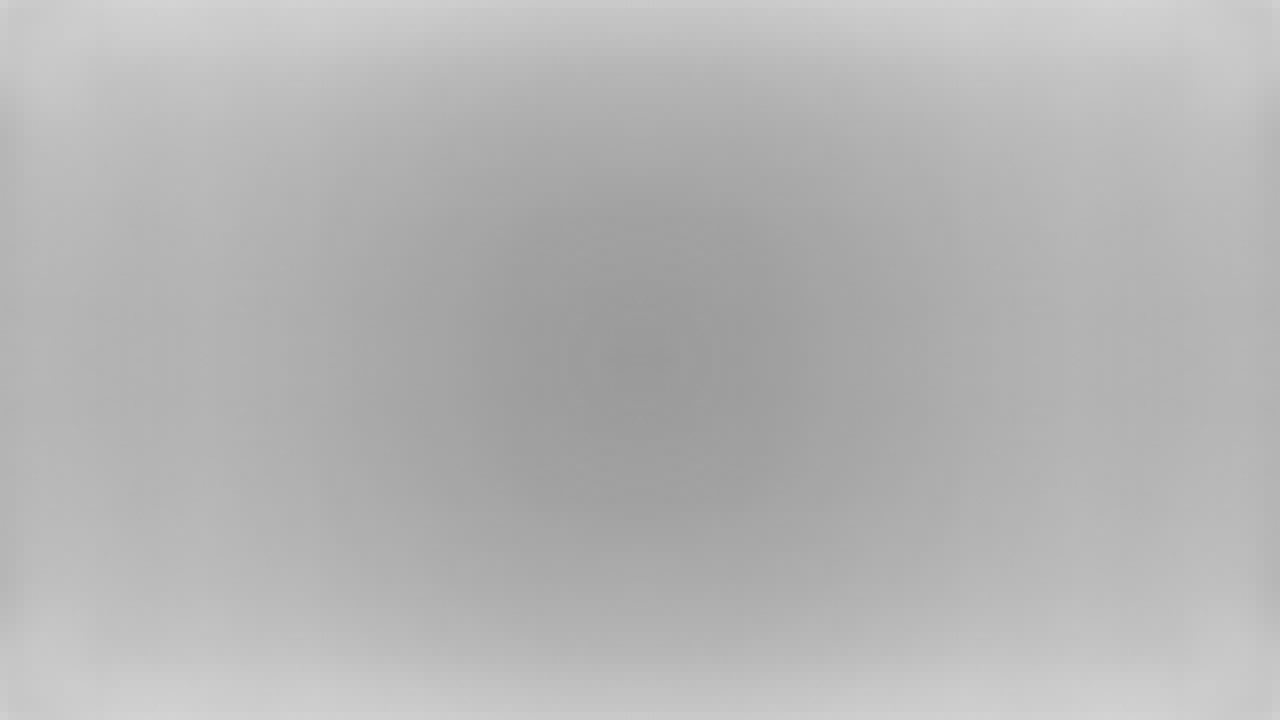
//> input picture FILTER.jpg, 1280 x 720 px
$ ./threshold ../FILTER.jpg   (built with g++ and OpenCV 4)
//> lines starting //> are read from the running program, lines starting //| are printed output that depends on the picture
//> further down, filter is the input picture: 720 rows x 1280 cols, CV_8UC3; min 154, max 211, mean 180.7
// [20 lines of licence text are left out]
#include <cv.h>
#include <highgui.h>

/*
hi * I think I'm supposed to have a description of the program up here, so here it is
hi *
hi * This basically just splits image processing into 3 steps and displays the original image, along with what the image looks like after each step.
hi * The default program does this:
hi * 	1) Find new rgb values based on the old ones
hi * 	2) Scale the values
hi * 	3) Find the centroid of each color channel
hi *
hi * Dude commenting stuff is hard
hi *
hi * How much am I supposed to comment?
hi * How stupid do I assume readers are?
hi * Should I explain how opencv Mats work?
hi * Should I say how all of the stuff in showImages works?
hi * Should I tell them that the limit of steps is 3 because my screen can only fit 4 images on my screen at once?
hi * Should I just scale the images to make them all fit?
hi * Will scaling the images make them uglier and less accurate?
hi * Will being able to see more images be work the detail loss?
hi * Are there people using this on 4k moniters that can fit like 20000 images at once?
hi * Will my comments become longer than my program itself?
hi * Will people make fun of how bad my code is?
hi * Will people make fun of how bad my comments are?
hi *
hi * These are the things that keep me awake at night
hi */
int total[3] = {0, 0, 0};
int avg[3];
int minRed = 255;
int maxRed = 0;

int minBlue = 255;
int maxBlue = 0;

int minGreen = 255;
int maxGreen = 0;
/*
 * Displays the images in this orientation
 * __________________
 * |       ||       |
 * | input || thres |
 * |_______||_______|
 * |       ||       |
 * | trans ||  out  |
 * |_______||_______|
 */
void showImages (cv::Mat input, cv::Mat trans, cv::Mat thres, cv::Mat out)
{
	cv::Mat output(input.rows*2, input.cols*2, CV_8UC3, cv::Scalar(0, 0, 0));
	unsigned char* dPtr = output.ptr();
	unsigned char* trPtr = trans.ptr();
	unsigned char* thPtr = thres.ptr();
	unsigned char* inPtr = input.ptr();
	unsigned char* outPtr = out.ptr();
	for (int r = 0; r < input.rows; r++)
	{
		for (int c = 0; c < input.cols; c++)
		{

			dPtr[3 * (r * 2 * input.cols + c)] = inPtr[3 * (r * input.cols + c)];
			dPtr[3 * (r * 2 * input.cols + c) + 1] = inPtr[3 * (r * input.cols + c) + 1];
			dPtr[3 * (r * 2 * input.cols + c) + 2] = inPtr[3 * (r * input.cols + c) + 2];

			dPtr[3 * ((r + input.rows) * 2 * input.cols + c)] = trPtr[3 * (r * input.cols + c)];
			dPtr[3 * ((r + input.rows) * 2 * input.cols + c) + 1] = trPtr[3 * (r * input.cols + c) + 1];
			dPtr[3 * ((r + input.rows) * 2 * input.cols + c) + 2] = trPtr[3 * (r * input.cols + c) + 2];

			dPtr[3 * (r * 2 * input.cols + (c + input.cols))] = thPtr[3 * (r * input.cols + c)];
			dPtr[3 * (r * 2 * input.cols + (c + input.cols)) + 1] = thPtr[3 * (r * input.cols + c) + 1];
			dPtr[3 * (r * 2 * input.cols + (c + input.cols)) + 2] = thPtr[3 * (r * input.cols + c) + 2];

			dPtr[3 * ((r + input.rows) * 2 * input.cols + (c + input.cols))] = outPtr[3 * (r * input.cols + c)];
			dPtr[3 * ((r + input.rows) * 2 * input.cols + (c + input.cols)) + 1] = outPtr[3 * (r * input.cols + c) + 1];
			dPtr[3 * ((r + input.rows) * 2 * input.cols + (c + input.cols)) + 2] = outPtr[3 * (r * input.cols + c) + 2];
		}
	}
	cv::imshow("Thresholding", output);
	cv::waitKey(0);
}

/*
 * First step of processing
 * Do any preliminary processing
 * Get information about the whole image (eg average values of colors)
 */
cv::Mat transformImage(cv::Mat input)
{
	total[0] = 1;
	total[1] = 1;
	total[2] = 1;

	minRed = 255;
	maxRed = 0;
	minBlue = 255;
	maxBlue = 0;
	minGreen = 255;
	maxGreen = 0;

	cv::Mat output(input.rows, input.cols, CV_8UC3, cv::Scalar(0, 0, 0));
	unsigned char* inPtr = input.ptr();
	unsigned char* outPtr = output.ptr();
	for (int i = 0; i< input.rows * input.cols; i++)
	{
		int inBlue = inPtr[3*i];
		int inGreen = inPtr[3*i + 1];
		int inRed = inPtr[3*i + 2];

		int r = inRed, g = inGreen, b = inBlue;
		// calculate a new red value based on the rgb value of the pixel
		// (2r - g)/2 works pretty well, but misses some buoys on very light images
		// (2r - 2g/3)/2 find more buoys, but also gets white blobs in the background (see 14_07_26_01_49_35 in 2014 comp logs)
		// blue probably has to be factored in somehow to get a more accurate value
		int outRed = (float) (g - b) * 5 + r;
		outRed = (outRed > 255) ? 255 : outRed;
		outRed = (outRed < 0) ? 0 : outRed;
		//int outRed = (float) 1 * r / (g+1) * std::max((2*r - 1*g - 0*b) / 2 + 30, 0);
//		outRed = 0;
		// get the max and min values of the image for scaling in the next step
		if (outRed > maxRed)
		{
			maxRed = outRed;
		}
		if (outRed < minRed)
		{
			minRed = outRed;
		}

		// I just wrote random stuff for this one
		// it doesn't work
		int outGreen = (float) std::min((int)2*g - r, (int)2*g - b + 50) / 4 + 30;
		outGreen = 0;

		if (outGreen > maxGreen)
		{
			maxGreen = outGreen;
		}
		if (outGreen < minGreen)
		{
			minGreen = outGreen;
		}

		// who knows what this does
		// probably yellow buoys eventually
		int outBlue = 0;

		if (outBlue > maxBlue)
		{
			maxBlue = outBlue;
		}
		if (outBlue < minBlue)
		{
			minBlue = outBlue;
		}

		// get totals of each color in order to get average
		total[2] += outRed;
		total[1] += outGreen;
		total[0] += outBlue;

		// set values of output image
		outPtr[3*i + 2] = outRed;
		outPtr[3*i + 1] = outGreen;
		outPtr[3*i + 0] = outBlue;
	}
//> this loop made 921600 passes
//> (inBlue, inGreen, inRed, r, g, b, outRed, minRed) on passes 1, 9, 17: (207, 207, 207, 207, 207, 207, 207, 207), (203, 203, 203, 203, 203, 203, 203, 203), (202, 202, 202, 202, 202, 202, 202, 202)
//> (r, g, b, minRed) on passes 537, 8312, 10257, 10753, 10777, 19753: (201, 201, 201, 201), (200, 200, 200, 200), (199, 199, 199, 199), (198, 198, 198, 198), (197, 197, 197, 197), (196, 196, 196, 196)
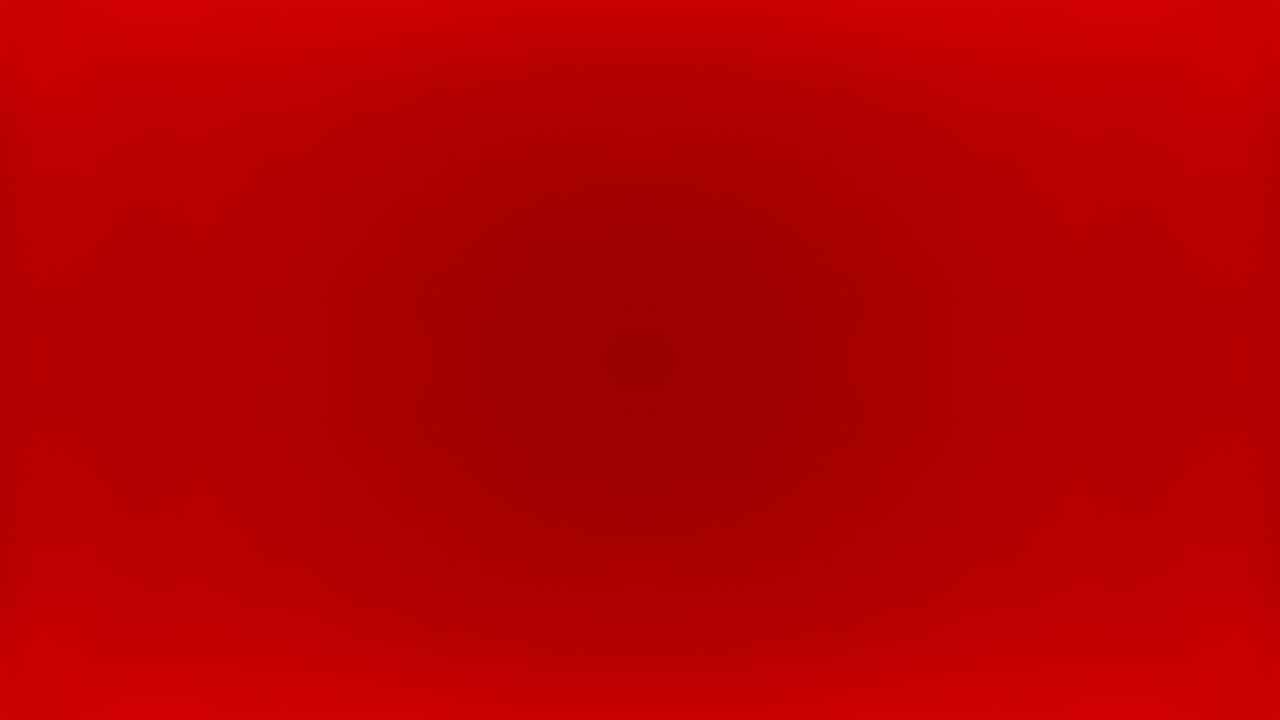
//> output: 720 rows x 1280 cols, CV_8UC3; mean B, G, R 0, 0, 180.7
	avg[2] = total[2] / (output.rows * output.cols);
	avg[1] = total[1] / (output.rows * output.cols);
	avg[0] = total[0] / (output.rows * output.cols);
	return output;
}
/*
hi * This stream has a lot of setup time
hi * It should run more efficiently
hi * My stomach is starting to hurt now
hi */

/*
 * Second step of processing
 * subtract average and scale to 255
 */
cv::Mat thresholdImage(cv::Mat input)
{
	total[0] = 1;
	total[1] = 1;
	total[2] = 1;
	cv::Mat output(input.rows, input.cols, CV_8UC3, cv::Scalar(0, 0, 0));
	unsigned char* inPtr = input.ptr();
	unsigned char* outPtr = output.ptr();

	for (int i = 0; i< input.rows * input.cols; i++)
	{
		int inBlue = inPtr[3*i];
		int inGreen = inPtr[3*i + 1];
		int inRed = inPtr[3*i + 2];

		// remove average
		int outBlue = std::max(inBlue - avg[0], 0);
		int outGreen = std::max(inGreen - avg[1], 0);
		int outRed = std::max(inRed - avg[2], 0);

		// scale values so that highest is 255
		outBlue = outBlue * 255 / (maxBlue + 1);
		outGreen = outGreen * 255 / (maxGreen + 1);
		outRed = outRed * 255 / (maxRed + 1);

		// get the new total red, green, and blue values to find a weighed average in the next step
		total[0] += outBlue;
		total[1] += outGreen;
		total[2] += outRed;

		outPtr[3*i] = outBlue;
		outPtr[3*i + 1] = outGreen;
		outPtr[3*i + 2] = outRed;
	}
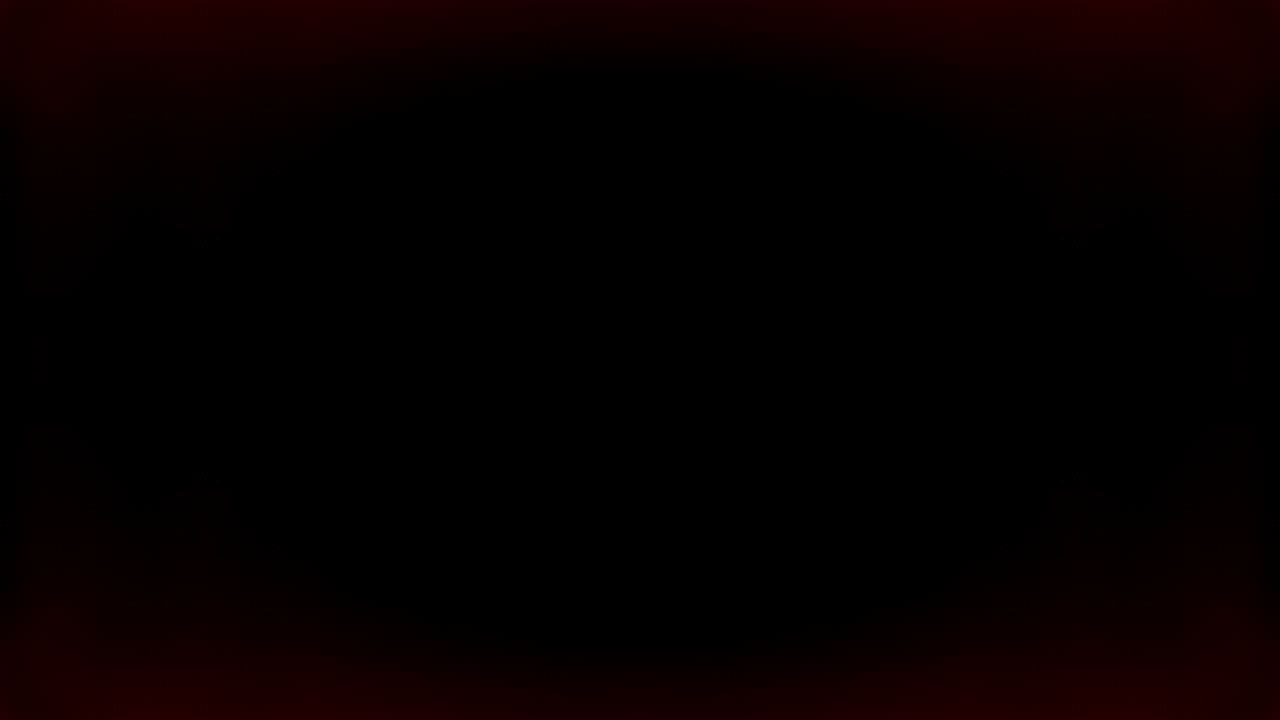
//> output: 720 rows x 1280 cols, CV_8UC3; mean B, G, R 0, 0, 6.3
	return output;
}

/*
 * Last step of processing
 * apply power function to filter out noise
 */
cv::Mat lastStep(cv::Mat input)
{
	cv::Mat output(input.rows, input.cols, CV_8UC3, cv::Scalar(0, 0, 0));
	unsigned char* inPtr = input.ptr();
	unsigned char* outPtr = output.ptr();

	total[0] = 1;
	total[1] = 1;
	total[2] = 1;
	long totalRed[2] = {0, 0};
	long totalGreen[2] = {0, 0};
	long totalBlue[2] = {0, 0};
	for (int i = 0; i< input.rows * input.cols; i++)
	{
		int inBlue = inPtr[3*i];
		int inGreen = inPtr[3*i + 1];
		int inRed = inPtr[3*i + 2];
		int outBlue = inBlue;
		int outGreen = inGreen;
		int outRed = inRed;

		// exponent (for displayed image)
		outBlue = (long)pow(outBlue, 3) / (long)pow(255, 2);
		outGreen = (long)pow(outGreen, 3) / (long)pow(255, 2);
		outRed = (long)pow(outRed, 3) / (long)pow(255, 2);

		// get the weighed total of the x and y coordinates of each color
		// \
hi		luke, does "\" cancel out the newline and keep comments on the next?\
hi		this is pretty cool

		outPtr[3*i] = outBlue;
		outPtr[3*i + 1] = outGreen;
		outPtr[3*i + 2] = outRed;

		// exponent (only for com, not for displayed image)
		outBlue = (long)pow(outBlue, 4) / (long)pow(255, 3);
		outGreen = (long)pow(outGreen, 4) / (long)pow(255, 3);
		outRed = (long)pow(outRed, 4) / (long)pow(255, 3);

		totalRed[0] += (i % input.cols) * outRed;
		totalRed[1] += (i / input.cols) * outRed;

		totalGreen[0] += (i % input.cols) * outGreen;
		totalGreen[1] += (i / input.cols) * outGreen;

		totalBlue[0] += (i % input.cols) * outBlue;
		totalBlue[1] += (i / input.cols) * outBlue;

		total[0] += outBlue;
		total[1] += outGreen;
		total[2] += outRed;
	}
//> output: 720 rows x 1280 cols, CV_8UC3; every value is 0
	// find the centroid of the image
	// this results in the path messing up the position if it is in the image
	// but it can probably be processed out somehow
	// (maybe removing points below the centroid if standard deviation is lage enough?)
	int centRed[2] = {totalRed[0] / total[2], totalRed[1] / total[2]};
	int centGreen[2] = { totalGreen[0] / total[1],  totalGreen[1] / total[1]};
//	int centBlue[2] = {totalBlue[0] / total[0], totalBlue[1] / total[0]};

	// just use the blue channel to make a 10x10 square at the center
	// because the blue is stupid and useless right now \
hi
	for (int i = centRed[0] - 5; i < centRed[0] + 5; i++)
	{
		for (int j = centRed[1] - 5; j < centRed[1] + 5; j++)
		{
			if ((i > 0) && (i < input.cols) && (j > 0) && (j < input.rows))
			{
				outPtr[3*(i + j * input.cols)] = 255;
			}
		}
	}
//> this loop made 10 passes
	for (int i = centGreen[0] - 5; i < centGreen[0] + 5; i++)
	{
		for (int j = centGreen[1] - 5; j < centGreen[1] + 5; j++)
		{
			if ((i > 0) && (i < input.cols) && (j > 0) && (j < input.rows))
			{
				outPtr[3*(i + j * input.cols)] = 255;
			}
		}
	}
	return output;
}

cv::Mat filterImage(cv::Mat input, cv::Mat filter)
{
	long total = 1;
	for (int i = 0; i < filter.rows * filter.cols * 3; i++)
	{
		total += filter.ptr()[i];
	}
	int avg = total / (filter.rows * filter.cols * 3);
	for (int i = 0; i < input.rows * input.cols * 3; i++)
	{
		input.ptr()[i] = std::max((int)input.ptr()[i] - filter.ptr()[i] + avg, 0);
	}
	return input;
}

int main (int argc, char* argv[])
{
	cv::Mat filter = cv::imread("FILTER.jpg", CV_LOAD_IMAGE_COLOR);
	for (int i = 0; i < argc - 1; i++)
	{
		cv::Mat inImg;
		cv::Mat transImg;
		cv::Mat thresImg;
		cv::Mat outImg;

		// get the image, run and display the result of all 3 steps of processing on the image
		// \
hi		The parallelism on that sentence goes (run) and (display the result of) all...\
hi		Not (run) and (display) the result of all... \
hi		I'm not sure if that's gramatically corret, but it's what I wrote
		inImg = cv::imread(argv[i + 1], CV_LOAD_IMAGE_COLOR);
		if (inImg.rows == 0 || inImg.cols == 0) continue; // ignore nonexistent image
		transImg = transformImage(inImg);
		thresImg = thresholdImage(transImg);
		outImg = lastStep(thresImg);
		std::cout<<total<<" "<<total<<"\n";
		showImages(inImg, transImg, thresImg, outImg);
//> after the loop in showImages, `for (int r = 0; r < input.rows; r++)`:
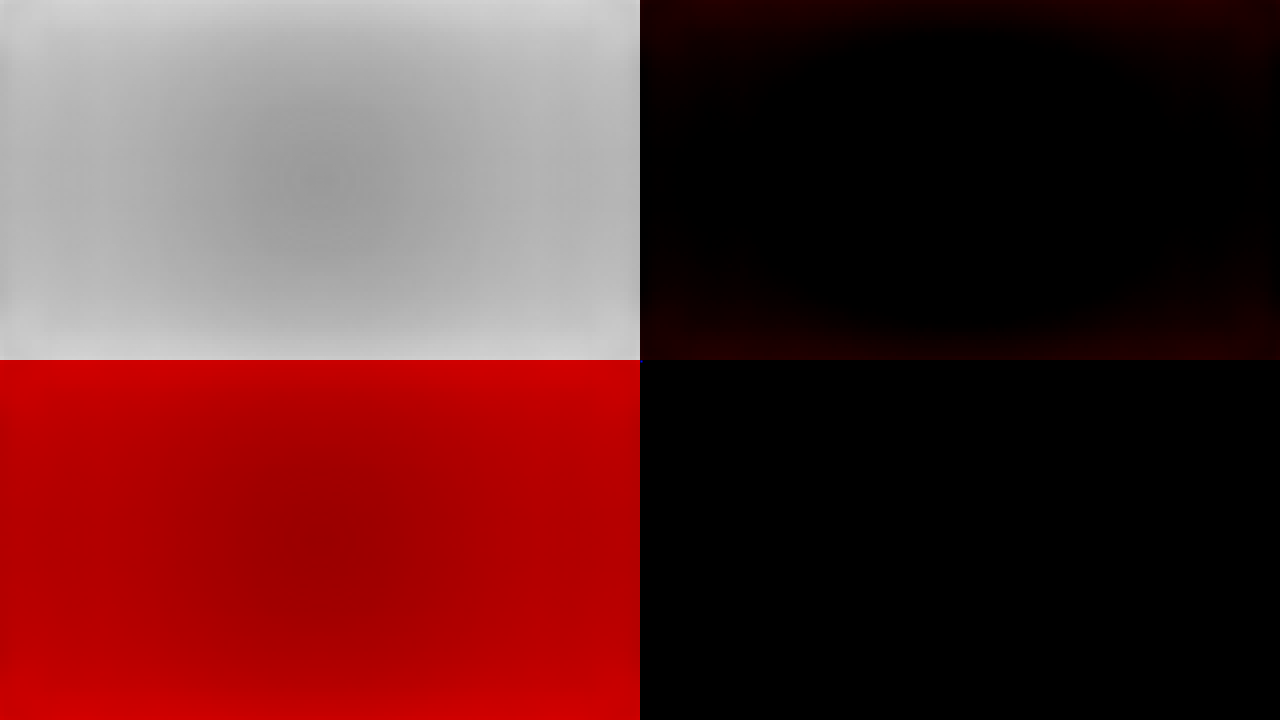
//> output: 1440 rows x 2560 cols, CV_8UC3 (shown at 1/2 size); mean B, G, R 45.2, 45.2, 91.9
	}

}

/*
hi * P.S.
hi * My mouth doesn't burn anymore
hi * Also, Luke, I want to try the browser you use, but I keep forgetting the letters
hi * You should reply to this with the name of the browser.
hi * I tried pressing random keys but I just got a bunch of letters on the home row.
hi * like this: ldkfah
hi * None of the results from that search looked like browsers.
hi *
hi * P.P.S.
hi * I only stopped commenting because Apex ended for today.
hi * Who knows how much longer I could have gone.
hi * Maybe I could have broken 400 lines
hi *
hi * P.P.P.S.
hi * All of the useless comments have lines beginning with hi
hi * You can use regular expressions to find and delete them
hi *
hi * P.P.P.P.S.
hi * The first line of multiline comments doesn't have a hi
hi * because then I would have a hi outside of a comment.
hi * Also, I might have missed some when I was putting hi at the beginning.
hi * You should read the comments to make sure.
hi * Or I will next week.
hi *
hi * P.P.P.P.P.S.
hi * If you are too lazy to make a regex yourself,
hi * This vim command thing gets rid of all of the comments that I marked
hi * 	:%s/^.\+\n\(^\hi.*\n\)\+//g
hi * Don't make fun of me for being bad at regexes
hi * I made this with a stomachache. Also I have no idea how regex works
hi *
hi * P.P.P.P.P.P.S.
hi * Oh dang you emailed me and asked me for this
hi * I should check my email at night before I sleep
hi */
